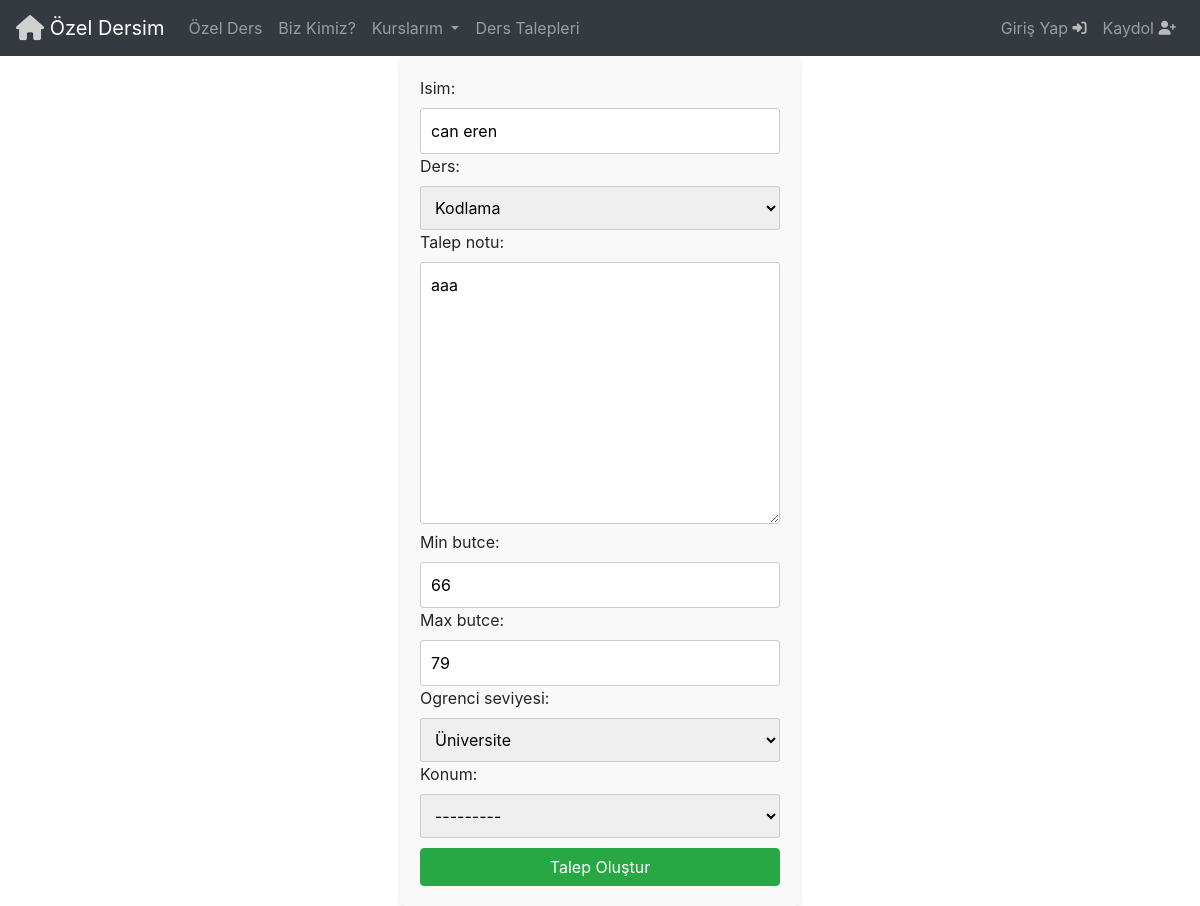
The app's page /talep_duzenle/29/, older data.
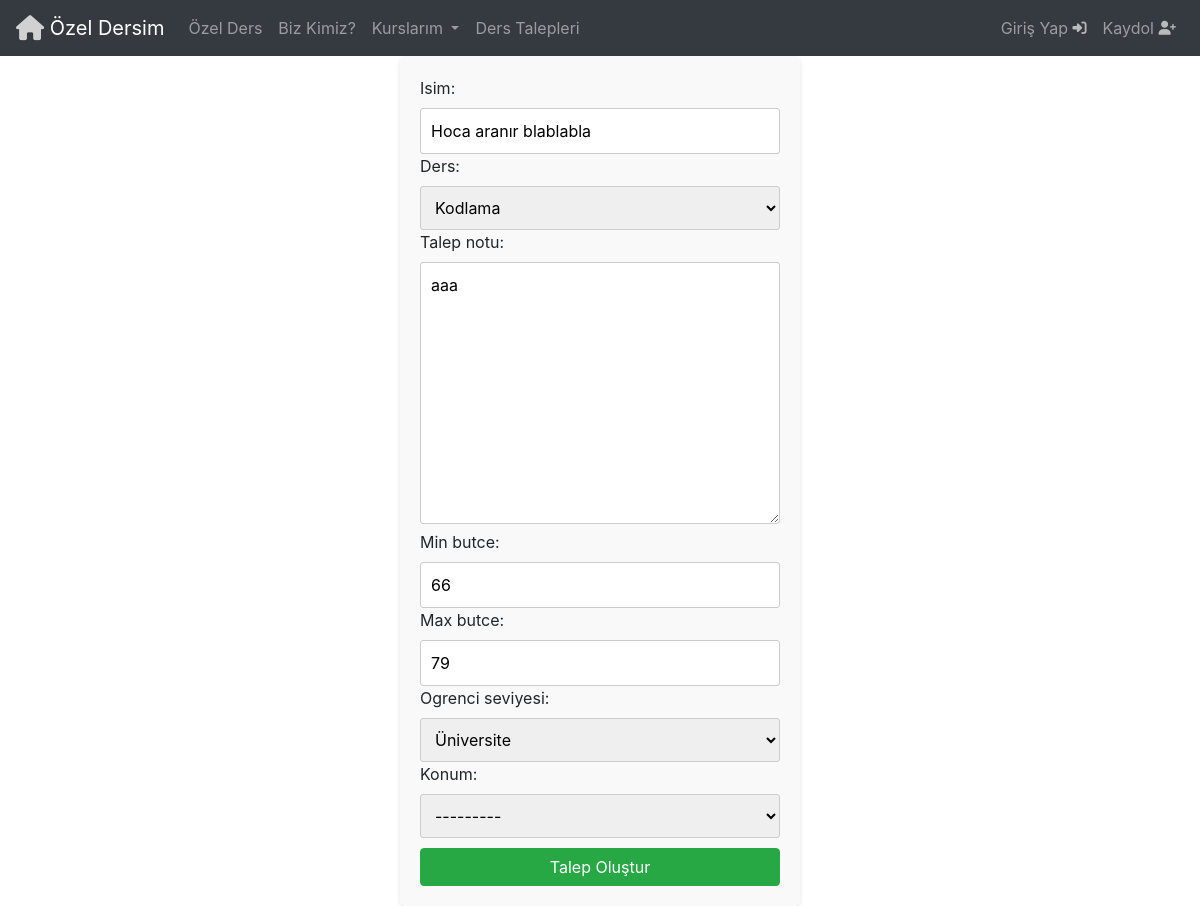
The same page, newer data.
### Base/models.py (models this page shows, shortened)
class DersTalepleri(models.Model):
  seviye = [
    ('ilkokul', 'İlkokul'),
    ('ortaokul', 'Ortaokul'),
    ('lise', 'Lise'),
    ('universite', 'Üniversite'),
    ('yukseklisans','Yüksek Lisans'),
  ]
  kullanici = models.ForeignKey(User, on_delete=models.CASCADE)
  isim = models.CharField(max_length=50)
  ders = models.ForeignKey(Ders, on_delete=models.CASCADE)
  talep_notu= models.TextField(max_length=200,null=True,blank=True)
  talep_durumu = models.BooleanField(default=False)
  min_butce = models.IntegerField(validators=[MinValueValidator(0)])
  max_butce = models.IntegerField(validators=[MaxValueValidator(10000)])
  ogrenci_seviyesi = models.CharField(max_length=50,choices=seviye)
  olusturulma_tarihi = models.DateTimeField(auto_now_add=True)
  konum = models.ForeignKey(Sehir, on_delete=models.CASCADE, null=True, blank=True, default=None)

### Base/views.py (the view)
# urls.py: path('talep_duzenle/<str:pk>/', views.talep_duzenle, name='TalepDuzenle'),
def talep_duzenle(request, pk):
   ders_talebi = DersTalepleri.objects.get(id=pk)
   if request.method == 'POST':
        min=request.POST.get('min_butce')
        max=request.POST.get('max_butce')
        if max >= min:
           form = DersTalepleriForm(request.POST, instance=ders_talebi)
           if form.is_valid():
             form.save()
             return redirect('DersTalepleri')
        else:
            messages.error(request,'Minimum bütçe aralığı maksimum bütçe aralığından büyük olamaz')
            form = DersTalepleriForm()
   else:
      form = DersTalepleriForm(instance=ders_talebi)
   return render(request, 'TalepOluştur.html', {'form': form})

### Base/formlar.py
class DersTalepleriForm(forms.ModelForm):
    class Meta:
        model = DersTalepleri
        fields = ['isim', 'ders', 'talep_notu', 'min_butce', 'max_butce', 'ogrenci_seviyesi','konum']
    def __init__(self, *args, **kwargs):
        super().__init__(*args, **kwargs)
        for field in self.fields:
            self.fields[field].widget.attrs.update({'class': 'form-input'})

### Base/models.py (called while the page is built)
  def __str__(self) :
    return self.ders

### Templates/TalepOluştur.html (shortened to what this page needs)
{% include 'navbar.html' %}
<!DOCTYPE html>
<html lang="en">
<head>
</head>
<body>
  <div class="form-container">
    <form action="" method="POST">
        {{form}}
        <button type="input" class="btn btn-success btn-block" style="margin-top: 10px;">Talep Oluştur</button>
    </form>
  </div>
</body>
</html>

Row changes from the older to the newer data that the page shows:
changed DersTalepleri "aaa": isim "can eren" → "Hoca aranır blablabla"
